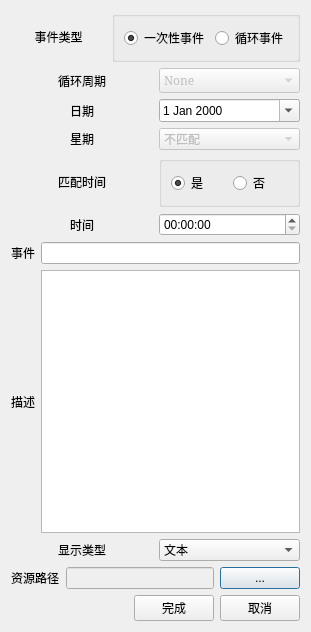
<?xml version="1.0" encoding="UTF-8"?>
<ui version="4.0">
 <class>Dialog</class>
 <widget class="QDialog" name="Dialog">
  <property name="geometry">
   <rect>
    <x>0</x>
    <y>0</y>
    <width>311</width>
    <height>632</height>
   </rect>
  </property>
  <property name="windowTitle">
   <string>添加待办</string>
  </property>
  <property name="windowIcon">
   <iconset resource="../res/icon.qrc">
    <normaloff>:/images/Icon_min.png</normaloff>:/images/Icon_min.png</iconset>
  </property>
  <layout class="QVBoxLayout" name="verticalLayout">
   <item>
    <layout class="QHBoxLayout" name="horizontalLayout_eventType">
     <item>
      <widget class="QLabel" name="label_eventType">
       <property name="text">
        <string>事件类型</string>
       </property>
       <property name="alignment">
        <set>Qt::AlignmentFlag::AlignCenter</set>
       </property>
      </widget>
     </item>
     <item>
      <widget class="QGroupBox" name="groupBox_eventType">
       <property name="sizePolicy">
        <sizepolicy hsizetype="Preferred" vsizetype="Fixed">
         <horstretch>0</horstretch>
         <verstretch>0</verstretch>
        </sizepolicy>
       </property>
       <layout class="QHBoxLayout" name="horizontalLayout_2">
        <item>
         <widget class="QRadioButton" name="radioButton_eventTypeOnce">
          <property name="text">
           <string>一次性事件</string>
          </property>
          <property name="checked">
           <bool>true</bool>
          </property>
         </widget>
        </item>
        <item>
         <widget class="QRadioButton" name="radioButton_eventTypeLoop">
          <property name="text">
           <string>循环事件</string>
          </property>
         </widget>
        </item>
       </layout>
      </widget>
     </item>
    </layout>
   </item>
   <item>
    <layout class="QHBoxLayout" name="horizontalLayout_loopType">
     <item>
      <widget class="QLabel" name="label_loopType">
       <property name="text">
        <string>循环周期</string>
       </property>
       <property name="alignment">
        <set>Qt::AlignmentFlag::AlignCenter</set>
       </property>
      </widget>
     </item>
     <item>
      <widget class="QComboBox" name="comboBox_loopType">
       <property name="enabled">
        <bool>false</bool>
       </property>
       <property name="font">
        <font>
         <family>SimSun</family>
        </font>
       </property>
       <property name="currentIndex">
        <number>5</number>
       </property>
       <item>
        <property name="text">
         <string>每年</string>
        </property>
       </item>
       <item>
        <property name="text">
         <string>每月</string>
        </property>
       </item>
       <item>
        <property name="text">
         <string>每周</string>
        </property>
       </item>
       <item>
        <property name="text">
         <string>每天</string>
        </property>
       </item>
       <item>
        <property name="text">
         <string>每小时</string>
        </property>
       </item>
       <item>
        <property name="text">
         <string>None</string>
        </property>
       </item>
      </widget>
     </item>
    </layout>
   </item>
   <item>
    <layout class="QHBoxLayout" name="horizontalLayout_date">
     <item>
      <widget class="QLabel" name="label_date">
       <property name="text">
        <string>日期</string>
       </property>
       <property name="alignment">
        <set>Qt::AlignmentFlag::AlignCenter</set>
       </property>
      </widget>
     </item>
     <item>
      <widget class="QDateEdit" name="dateEdit">
       <property name="calendarPopup">
        <bool>true</bool>
       </property>
      </widget>
     </item>
    </layout>
   </item>
   <item>
    <layout class="QHBoxLayout" name="horizontalLayout_weekday">
     <item>
      <widget class="QLabel" name="label_weekday">
       <property name="text">
        <string>星期</string>
       </property>
       <property name="alignment">
        <set>Qt::AlignmentFlag::AlignCenter</set>
       </property>
      </widget>
     </item>
     <item>
      <widget class="QComboBox" name="comboBox_weekday">
       <property name="enabled">
        <bool>false</bool>
       </property>
       <property name="font">
        <font>
         <family>Segoe UI Symbol</family>
        </font>
       </property>
       <property name="editable">
        <bool>false</bool>
       </property>
       <property name="currentText">
        <string>不匹配</string>
       </property>
       <property name="currentIndex">
        <number>7</number>
       </property>
       <property name="maxVisibleItems">
        <number>8</number>
       </property>
       <property name="modelColumn">
        <number>0</number>
       </property>
       <item>
        <property name="text">
         <string>星期日</string>
        </property>
       </item>
       <item>
        <property name="text">
         <string>星期一</string>
        </property>
       </item>
       <item>
        <property name="text">
         <string>星期二</string>
        </property>
       </item>
       <item>
        <property name="text">
         <string>星期三</string>
        </property>
       </item>
       <item>
        <property name="text">
         <string>星期四</string>
        </property>
       </item>
       <item>
        <property name="text">
         <string>星期五</string>
        </property>
       </item>
       <item>
        <property name="text">
         <string>星期六</string>
        </property>
       </item>
       <item>
        <property name="text">
         <string>不匹配</string>
        </property>
       </item>
      </widget>
     </item>
    </layout>
   </item>
   <item>
    <layout class="QHBoxLayout" name="horizontalLayout_matchTime">
     <item>
      <widget class="QLabel" name="label_matchTime">
       <property name="text">
        <string>匹配时间</string>
       </property>
       <property name="alignment">
        <set>Qt::AlignmentFlag::AlignCenter</set>
       </property>
      </widget>
     </item>
     <item>
      <widget class="QGroupBox" name="groupBox_matchTime">
       <property name="sizePolicy">
        <sizepolicy hsizetype="Preferred" vsizetype="Fixed">
         <horstretch>0</horstretch>
         <verstretch>0</verstretch>
        </sizepolicy>
       </property>
       <property name="title">
        <string/>
       </property>
       <layout class="QHBoxLayout" name="horizontalLayout">
        <item>
         <widget class="QRadioButton" name="radioButton_matchTimeYes">
          <property name="text">
           <string>是</string>
          </property>
          <property name="checked">
           <bool>true</bool>
          </property>
         </widget>
        </item>
        <item>
         <widget class="QRadioButton" name="radioButton_matchTimeNo">
          <property name="text">
           <string>否</string>
          </property>
         </widget>
        </item>
       </layout>
      </widget>
     </item>
    </layout>
   </item>
   <item>
    <layout class="QHBoxLayout" name="horizontalLayout_time">
     <item>
      <layout class="QHBoxLayout" name="horizontalLayout_8">
       <item>
        <widget class="QLabel" name="label_time">
         <property name="text">
          <string>时间</string>
         </property>
         <property name="alignment">
          <set>Qt::AlignmentFlag::AlignCenter</set>
         </property>
        </widget>
       </item>
      </layout>
     </item>
     <item>
      <widget class="QTimeEdit" name="timeEdit"/>
     </item>
    </layout>
   </item>
   <item>
    <layout class="QHBoxLayout" name="horizontalLayout_event">
     <item>
      <widget class="QLabel" name="label_event">
       <property name="text">
        <string>事件</string>
       </property>
       <property name="alignment">
        <set>Qt::AlignmentFlag::AlignCenter</set>
       </property>
      </widget>
     </item>
     <item>
      <widget class="QLineEdit" name="lineEdit_event"/>
     </item>
    </layout>
   </item>
   <item>
    <layout class="QHBoxLayout" name="horizontalLayout_eventDescription">
     <item>
      <widget class="QLabel" name="label_eventDescription">
       <property name="text">
        <string>描述</string>
       </property>
       <property name="alignment">
        <set>Qt::AlignmentFlag::AlignCenter</set>
       </property>
      </widget>
     </item>
     <item>
      <widget class="QPlainTextEdit" name="plainTextEdit_eventDescription">
       <property name="sizePolicy">
        <sizepolicy hsizetype="Expanding" vsizetype="Preferred">
         <horstretch>0</horstretch>
         <verstretch>0</verstretch>
        </sizepolicy>
       </property>
      </widget>
     </item>
    </layout>
   </item>
   <item>
    <layout class="QHBoxLayout" name="horizontalLayout_displayType">
     <item>
      <widget class="QLabel" name="label_displayType">
       <property name="text">
        <string>显示类型</string>
       </property>
       <property name="alignment">
        <set>Qt::AlignmentFlag::AlignCenter</set>
       </property>
      </widget>
     </item>
     <item>
      <widget class="QComboBox" name="comboBox_displayType">
       <item>
        <property name="text">
         <string>文本</string>
        </property>
       </item>
       <item>
        <property name="text">
         <string>图片</string>
        </property>
       </item>
       <item>
        <property name="text">
         <string>音频</string>
        </property>
       </item>
       <item>
        <property name="text">
         <string>视频</string>
        </property>
       </item>
       <item>
        <property name="text">
         <string>网站</string>
        </property>
       </item>
      </widget>
     </item>
    </layout>
   </item>
   <item>
    <layout class="QHBoxLayout" name="horizontalLayout_3">
     <item>
      <widget class="QLabel" name="label_mediaFile">
       <property name="text">
        <string>资源路径</string>
       </property>
      </widget>
     </item>
     <item>
      <widget class="QLineEdit" name="lineEdit_mediaFile">
       <property name="enabled">
        <bool>false</bool>
       </property>
      </widget>
     </item>
     <item>
      <widget class="QPushButton" name="pushButton_selectFile">
       <property name="text">
        <string>...</string>
       </property>
      </widget>
     </item>
    </layout>
   </item>
   <item>
    <layout class="QHBoxLayout" name="horizontalLayout_button">
     <item>
      <spacer name="horizontalSpacer">
       <property name="orientation">
        <enum>Qt::Orientation::Horizontal</enum>
       </property>
       <property name="sizeHint" stdset="0">
        <size>
         <width>401</width>
         <height>20</height>
        </size>
       </property>
      </spacer>
     </item>
     <item>
      <layout class="QHBoxLayout" name="horizontalLayout_pushbutton">
       <item>
        <widget class="QPushButton" name="pushButton_ok">
         <property name="text">
          <string>完成</string>
         </property>
        </widget>
       </item>
       <item>
        <widget class="QPushButton" name="pushButton_cancel">
         <property name="text">
          <string>取消</string>
         </property>
        </widget>
       </item>
      </layout>
     </item>
    </layout>
   </item>
  </layout>
 </widget>
 <resources>
  <include location="../res/icon.qrc"/>
 </resources>
 <connections/>
</ui>
